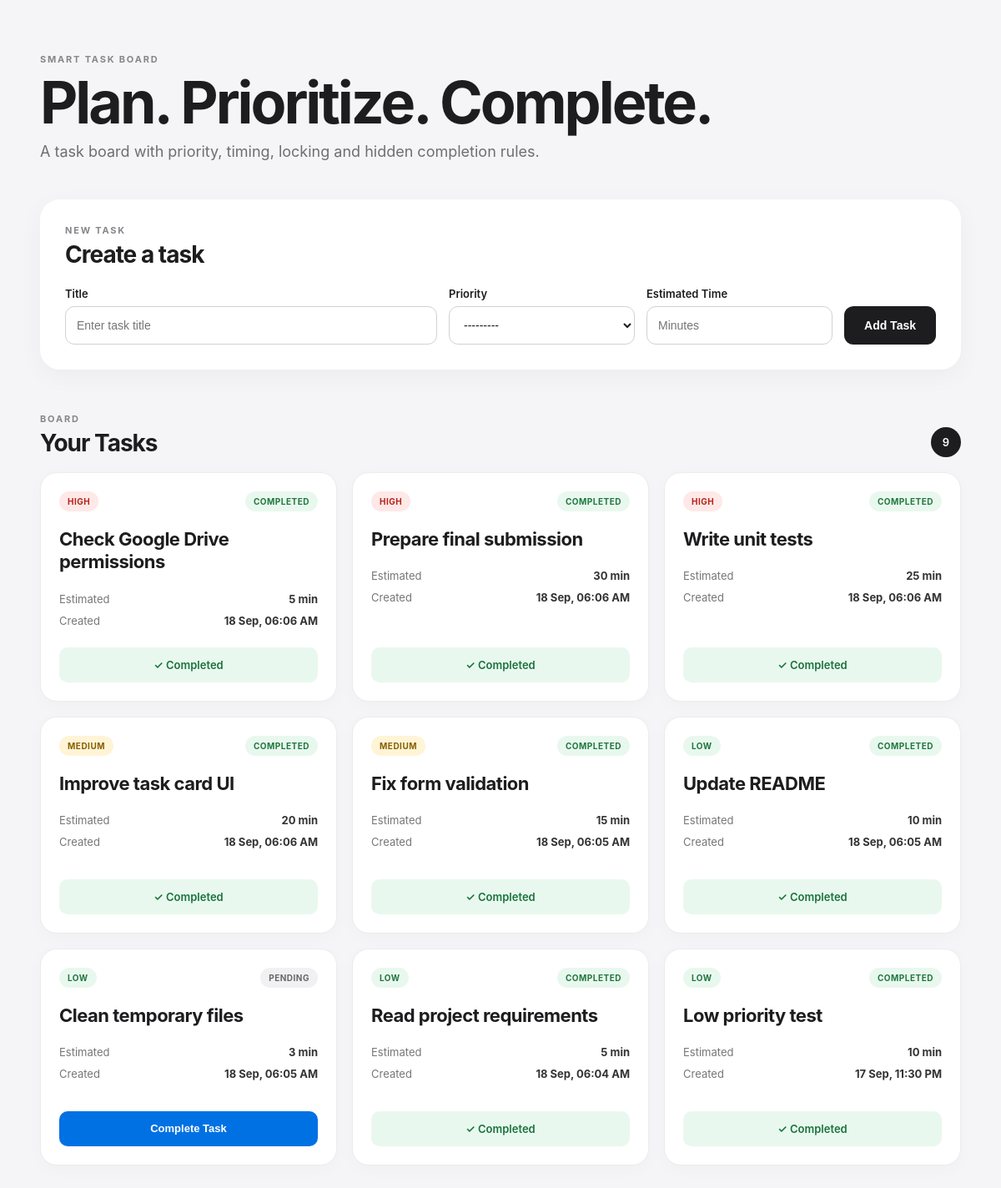
The page / on the database its author committed.
### tasks/models.py (models this page shows, shortened)
class Task(models.Model):
    class Priority(models.TextChoices):
        LOW = "LOW", "Low"
        MEDIUM = "MEDIUM", "Medium"
        HIGH = "HIGH", "High"
    title = models.CharField(
        max_length=200
    )
    priority = models.CharField(
        max_length=10,
        choices=Priority.choices,
    )
    estimated_time = models.PositiveIntegerField(
        help_text="Estimated time in minutes"
    )
    created_at = models.DateTimeField(
        auto_now_add=True
    )
    completed_at = models.DateTimeField(
        null=True,
        blank=True
    )
    locked_until = models.DateTimeField(
        null=True,
        blank=True
    )
    @property
    def is_completed(self):
        return self.completed_at is not None
    @property
    def is_locked(self):
        if self.locked_until is None:
            return False
        return timezone.now() < self.locked_until
    @property
    def status(self):
        if self.is_completed:
            return "Completed"
        if self.is_locked:
            return "Locked"
        return "Pending"

### tasks/views.py (the view)
def task_board(request):
    if request.method == "POST":
        form = TaskForm(request.POST)
        if form.is_valid():
            task = create_task(
                title=form.cleaned_data["title"],
                priority=form.cleaned_data["priority"],
                estimated_time=form.cleaned_data[
                    "estimated_time"
                ],
            )
            if task.is_locked:
                messages.warning(
                    request,
                    "Task created, but the board has temporarily locked it.",
                )
            else:
                messages.success(
                    request,
                    "Task created successfully.",
                )
            return redirect("tasks:board")
    else:
        form = TaskForm()
    tasks = Task.objects.all().order_by(
        "-created_at"
    )
    return render(
        request,
        "tasks/board.html",
        {
            "form": form,
            "tasks": tasks,
        },
    )

### tasks/forms.py (shortened to what this page needs)
class TaskForm(forms.ModelForm):
    class Meta:
        model = Task
        fields = [
            "title",
            "priority",
            "estimated_time",
        ]
        labels = {
            "estimated_time": "Estimated Time (minutes)",
        }
        widgets = {
            "title": forms.TextInput(
                attrs={
                    "placeholder": "Enter task title",
                    "class": "form-control",
                }
            ),
            "priority": forms.Select(
                attrs={
                    "class": "form-control",
                }
            ),
            "estimated_time": forms.NumberInput(
                attrs={
                    "min": 1,
                    "placeholder": "Minutes",
                    "class": "form-control",
                }
            ),
        }

### templates/tasks/board.html (shortened to what this page needs)
{% load static %}
<!DOCTYPE html>
<html lang="en">
<head>
    <link
        rel="stylesheet"
        href="{% static 'tasks/board.css' %}"
    >
</head>
<body>
<div class="container">
    <header class="page-header">
        <p class="eyebrow">SMART TASK BOARD</p>
        <h1>Plan. Prioritize. Complete.</h1>
        <p class="subtitle">
            A task board with priority, timing,
            locking and hidden completion rules.
        </p>
    </header>
    <section class="create-section">
        <div class="section-title">
            <div>
                <p class="section-label">NEW TASK</p>
                <h2>Create a task</h2>
            </div>
        </div>
        <form method="post" class="task-form">
            <div class="field">
                <label for="{{ form.title.id_for_label }}">
                    Title
                </label>
                {{ form.title }}
            </div>
            <div class="field">
                <label for="{{ form.priority.id_for_label }}">
                    Priority
                </label>
                {{ form.priority }}
            </div>
            <div class="field">
                <label for="{{ form.estimated_time.id_for_label }}">
                    Estimated Time
                </label>
                {{ form.estimated_time }}
            </div>
            <button type="submit" class="add-button">
                Add Task
            </button>
        </form>
    </section>
    <section class="tasks-section">
        <div class="tasks-header">
            <div>
                <p class="section-label">BOARD</p>
                <h2>Your Tasks</h2>
            </div>
            <div class="task-count">
                {{ tasks|length }}
            </div>
        </div>
        <div class="task-grid">
            {% for task in tasks %}
                <article class="task-card">
                    <div class="task-top">
                        <span
                            class="priority
                            priority-{{ task.priority|lower }}"
                        >
                            {{ task.get_priority_display }}
                        </span>
                        <span
                            class="status
                            status-{{ task.status|lower }}"
                        >
                            {{ task.status }}
                        </span>
                    </div>
                    <h3 class="task-title">
                        {{ task.title }}
                    </h3>
                    <div class="task-details">
                        <div class="detail-row">
                            <span>Estimated</span>
                            <strong>
                                {{ task.estimated_time }} min
                            </strong>
                        </div>
                        <div class="detail-row">
                            <span>Created</span>
                            <strong>
                                {{ task.created_at|date:"d M, h:i A" }}
                            </strong>
                        </div>
                    </div>
                    <div class="task-action">
                        {% if task.is_completed %}
                            <div class="completed-state">
                                ✓ Completed
                            </div>
                        {% else %}
                            <form
                                method="post"
                                action="{% url 'tasks:complete' task.id %}"
                            >
                                <button
                                    type="submit"
                                    class="complete-button"
                                >
                                    Complete Task
                                </button>
                            </form>
                        {% endif %}
                    </div>
                </article>
            {% endfor %}
        </div>
    </section>
</div>
</body>
</html>

### static/tasks/board.css (style rules this page uses)
* { box-sizing: border-box; }
body { margin: 0; font-family: -apple-system, BlinkMacSystemFont, "Segoe UI", sans-serif; background: #f5f5f7; color: #1d1d1f; }
.container { width: min(1120px, 92%); margin: 0 auto; padding: 64px 0 80px; }
.page-header { margin-bottom: 42px; }
.eyebrow, .section-label { margin: 0; font-size: 11px; font-weight: 700; letter-spacing: 1.8px; color: #86868b; }
.page-header h1 { margin: 10px 0; font-size: clamp(40px, 7vw, 70px); line-height: 1; letter-spacing: -3px; }
.subtitle { max-width: 620px; margin: 0; font-size: 18px; line-height: 1.6; color: #6e6e73; }
.create-section { padding: 30px; margin-bottom: 52px; background: white; border-radius: 24px; box-shadow: 0 8px 30px rgba(0, 0, 0, 0.04); }
.section-title h2, .tasks-header h2 { margin: 5px 0 22px; font-size: 28px; letter-spacing: -1px; }
.task-form { display: grid; grid-template-columns: 2fr 1fr 1fr auto; gap: 14px; align-items: end; }
.field { display: flex; flex-direction: column; gap: 7px; }
.field label { font-size: 13px; font-weight: 600; }
.form-control { width: 100%; height: 46px; padding: 0 13px; border: 1px solid #d2d2d7; border-radius: 11px; background: #fff; color: #1d1d1f; font-size: 14px; outline: none; transition: border 0.2s ease, box-shadow 0.2s ease; }
.add-button { height: 46px; padding: 0 24px; border: 0; border-radius: 11px; background: #1d1d1f; color: #fff; font-size: 14px; font-weight: 600; cursor: pointer; transition: opacity 0.2s ease; }
.tasks-header { display: flex; justify-content: space-between; align-items: flex-end; margin-bottom: 18px; }
.tasks-header h2 { margin-bottom: 0; }
.task-count { min-width: 36px; height: 36px; padding: 0 10px; display: flex; align-items: center; justify-content: center; border-radius: 20px; background: #1d1d1f; color: #fff; font-size: 13px; font-weight: 600; }
.task-grid { display: grid; grid-template-columns: repeat(3, minmax(0, 1fr)); gap: 18px; }
.task-card { min-height: 260px; padding: 22px; display: flex; flex-direction: column; background: white; border-radius: 20px; border: 1px solid #ececee; box-shadow: 0 5px 20px rgba(0, 0, 0, 0.025); }
.task-top { display: flex; justify-content: space-between; align-items: center; margin-bottom: 20px; }
.priority, .status { padding: 6px 10px; border-radius: 100px; font-size: 10px; font-weight: 700; letter-spacing: 0.5px; text-transform: uppercase; }
.priority-low { background: #e9f8ee; color: #1f773f; }
.priority-medium { background: #fff4d6; color: #865f00; }
.priority-high { background: #ffe8e8; color: #b42318; }
.status { background: #f1f1f3; color: #666; }
.status-completed { background: #e9f8ee; color: #1f773f; }
.task-title { margin: 0 0 22px; font-size: 22px; line-height: 1.25; letter-spacing: -0.5px; }
.task-details { display: flex; flex-direction: column; gap: 10px; margin-bottom: 24px; }
.detail-row { display: flex; justify-content: space-between; font-size: 13px; color: #777; }
.detail-row strong { color: #333; }
.task-action { margin-top: auto; }
.task-action form { margin: 0; }
.complete-button, .locked-button, .completed-state { width: 100%; min-height: 42px; border-radius: 10px; font-size: 13px; font-weight: 600; }
.complete-button { border: none; background: #0071e3; color: white; cursor: pointer; transition: background 0.2s ease; }
.completed-state { display: flex; align-items: center; justify-content: center; background: #e9f8ee; color: #19733c; }

### rows shown on the page
Task: priority "HIGH", status "COMPLETED", title "Check Google Drive permissions", estimated_time "5", created_at "18 Sep, 06:06 AM", shows "✓ Completed"
Task: priority "HIGH", status "COMPLETED", title "Prepare final submission", estimated_time "30", created_at "18 Sep, 06:06 AM", shows "✓ Completed"
Task: priority "HIGH", status "COMPLETED", title "Write unit tests", estimated_time "25", created_at "18 Sep, 06:06 AM", shows "✓ Completed"
Task: priority "MEDIUM", status "COMPLETED", title "Improve task card UI", estimated_time "20", created_at "18 Sep, 06:06 AM", shows "✓ Completed"
Task: priority "MEDIUM", status "COMPLETED", title "Fix form validation", estimated_time "15", created_at "18 Sep, 06:05 AM", shows "✓ Completed"
Task: priority "LOW", status "COMPLETED", title "Update README", estimated_time "10", created_at "18 Sep, 06:05 AM", shows "✓ Completed"
Task: priority "LOW", status "PENDING", title "Clean temporary files", estimated_time "3", created_at "18 Sep, 06:05 AM", shows "Complete Task"
Task: priority "LOW", status "COMPLETED", title "Read project requirements", estimated_time "5", created_at "18 Sep, 06:04 AM", shows "✓ Completed"
Task: priority "LOW", status "COMPLETED", title "Low priority test", estimated_time "10", created_at "17 Sep, 11:30 PM", shows "✓ Completed"

### other values the page prints
{{ tasks|length }} "9"
